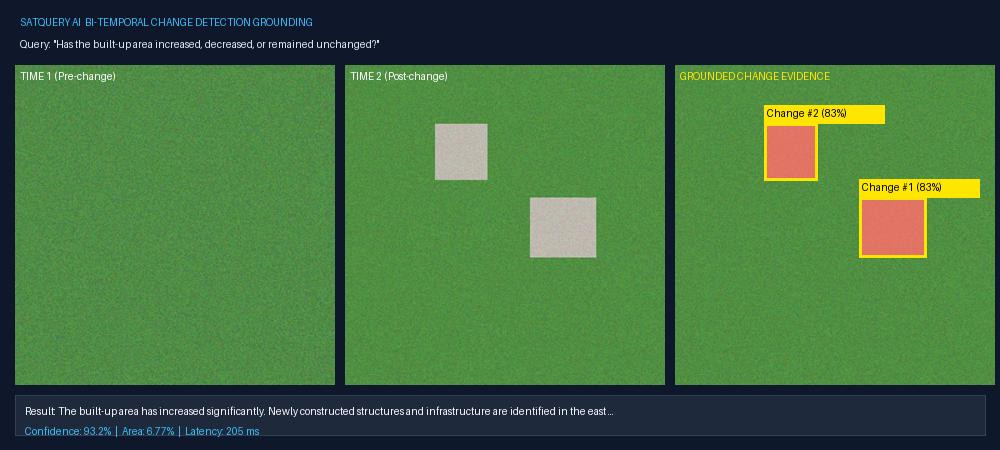
#> input picture change_evidence.png, 1000 x 450 px
$ python -i images.py   (imports and definitions only)
#> lines starting #> are read from the running program, lines starting #| are printed output that depends on the picture
#> further down, picture is the input picture: PIL image 1000x450 RGB; mean R, G, B 67.9, 108.7, 63.7
"""Upload decoding, compatibility checking, and VLM-ready encoding.

Covers the problem statement's "input upload and compatibility checking" step:
uploads are GeoTIFF, TIFF, PNG or JPEG images, pairs must be spatially
corresponding, and every raster is normalised into an 8-bit RGB PNG data URI
before it reaches a vision-language model. Only a GeoTIFF carries
georeferencing; other formats are analysed in pixel space.
"""

from __future__ import annotations

import base64
import io
import math
from dataclasses import dataclass

from PIL import Image, ImageOps, UnidentifiedImageError

from schemas import ImageInfo, Modality

# GeoTIFF is a TIFF with extra tags, so Pillow reports both as "TIFF"; the
# georeferencing-tag check below is what separates a GeoTIFF from a plain TIFF.
ALLOWED_FORMATS = {"TIFF", "PNG", "JPEG"}

ALLOWED_EXTENSIONS = {
    ".tif",
    ".tiff",
    ".png",
    ".jpg",
    ".jpeg",
}

SUPPORTED_DESCRIPTION = "a GeoTIFF, TIFF, PNG or JPEG image"

# GeoTIFF private tags. Presence of either means the raster carries a CRS and
# a pixel-to-world transform, i.e. it is georeferenced rather than a plain TIFF.
_TAG_GEO_KEY_DIRECTORY = 34735
_TAG_MODEL_PIXEL_SCALE = 33550
_TAG_MODEL_TIEPOINT = 33922

# GeoKeys used to turn the pixel scale into metres.
_KEY_MODEL_TYPE = 1024          # 1 = projected, 2 = geographic (lat/lon)
_KEY_PROJ_LINEAR_UNITS = 3076   # EPSG unit code of a projected CRS
_MODEL_PROJECTED, _MODEL_GEOGRAPHIC = 1, 2
_UNIT_TO_METRES = {9001: 1.0, 9002: 0.3048, 9003: 0.3048006096}
_METRES_PER_DEGREE_LAT = 110_574.0
_METRES_PER_DEGREE_LON_EQUATOR = 111_320.0

# Pair sizes are allowed to differ by this fraction and still count as
# co-registered; anything beyond it is very unlikely to be the same footprint.
_ASPECT_TOLERANCE = 0.02

# Longest edge of the JPEG preview handed back to the client.
PREVIEW_MAX_EDGE_PX = 768

# Percentile trimmed from each end of the histogram when stretching a >8-bit
# raster. A handful of bright scatterers (urban double-bounce in SAR, specular
# water glint in optical) otherwise compress the whole scene into a few levels.
_STRETCH_CUTOFF_PCT = 1


class ImageValidationError(ValueError):
    """Raised when an upload cannot be used for analysis."""


# [9 lines that did not run here, left out]


# [28 lines that did not run here, left out]


def _is_georeferenced(image: Image.Image) -> bool:
    tags = getattr(image, "tag_v2", None)
    if tags is None:
        return False
    return any(
        tag in tags
        for tag in (_TAG_GEO_KEY_DIRECTORY, _TAG_MODEL_PIXEL_SCALE, _TAG_MODEL_TIEPOINT)
    )


def _geo_keys(tags) -> dict[int, int]:
    """GeoKey id -> inline value from the GeoKeyDirectory tag."""
    directory = tags.get(_TAG_GEO_KEY_DIRECTORY)
    if not directory or len(directory) < 4:
        return {}
    keys: dict[int, int] = {}
    for offset in range(4, 4 + 4 * int(directory[3]), 4):
        key_id, location, _count, value = directory[offset : offset + 4]
        if location == 0:  # value stored inline
            keys[int(key_id)] = int(value)
    return keys


def ground_sample_distance(image: Image.Image) -> float | None:
    """Metres per pixel of a GeoTIFF, from its pixel scale and CRS type.

    Projected CRSs give the scale in linear units (usually metres). Geographic
    CRSs give it in degrees, converted at the latitude of the tie point. Any
    other or incomplete georeferencing yields None rather than a guess.
    """
    tags = getattr(image, "tag_v2", None)
    scale = tags.get(_TAG_MODEL_PIXEL_SCALE) if tags is not None else None
    if not scale or len(scale) < 2 or scale[0] <= 0 or scale[1] <= 0:
        return None
    keys = _geo_keys(tags)
    model_type = keys.get(_KEY_MODEL_TYPE)
    if model_type == _MODEL_PROJECTED:
        factor = _UNIT_TO_METRES.get(keys.get(_KEY_PROJ_LINEAR_UNITS, 9001))
        return None if factor is None else (scale[0] + scale[1]) / 2 * factor
    if model_type == _MODEL_GEOGRAPHIC:
        tiepoint = tags.get(_TAG_MODEL_TIEPOINT)
        latitude = float(tiepoint[4]) if tiepoint and len(tiepoint) >= 6 else 0.0
        x = scale[0] * _METRES_PER_DEGREE_LON_EQUATOR * math.cos(math.radians(latitude))
        y = scale[1] * _METRES_PER_DEGREE_LAT
        return (x + y) / 2
    return None


def _stretch_high_bit_depth(image: Image.Image) -> Image.Image:
    """Linearly rescale a >8-bit raster into 8-bit greyscale.

    Converting straight to ``L`` *clips* at 255 rather than rescaling, so a
    16-bit Sentinel product — DN values run to five figures — arrives as a
    near-white blob, and a float sigma0 raster in dB (negative values) as pure
    black. Map the actual data range onto 0-255 first, then autocontrast with a
    small percentile cutoff to drop outliers.
    """
    # I;16 variants cannot be fed to point() directly; widening to "I" (32-bit
    # int) is lossless. Float rasters stay in "F" so that reflectance in 0..1
    # and backscatter in dB are not truncated to a couple of integer levels.
    wide = image if image.mode == "F" else image.convert("I")
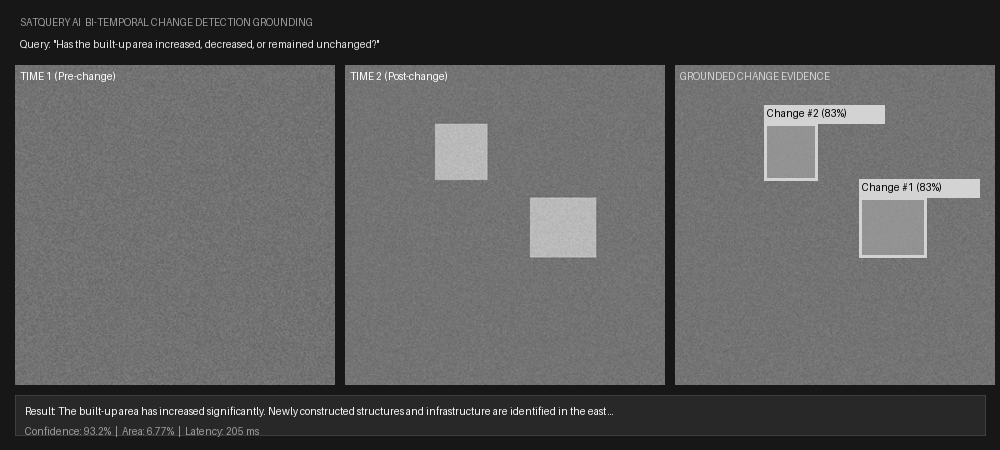
#> wide: PIL image 1000x450 I; min 5, max 255, mean 91.5
    low, high = wide.getextrema()
#> low = 5; high = 255
    if high <= low:
        # Constant raster: nothing to stretch, and the scale below would divide
        # by zero.
        return Image.new("L", wide.size, 0)

    scale = 255.0 / (high - low)
#> scale = 1.02
    # point() keeps reporting mode "I" here, but the values it produces are
    # already inside 0..255, so the convert is lossless.
    rescaled = wide.point(lambda value: (value - low) * scale).convert("L")
    return ImageOps.autocontrast(rescaled, cutoff=_STRETCH_CUTOFF_PCT)
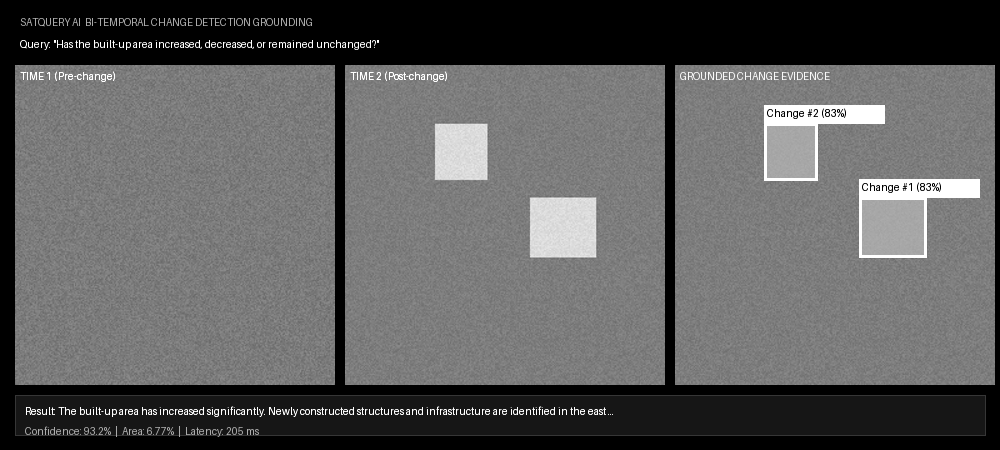
#> returned value: PIL image 1000x450 L; min 0, max 255, mean 92.3


# [156 lines left out: functions _to_display_rgb, prepare_upload, check_pair_compatibility, not called in this run]

>>> from PIL import Image
>>> picture = Image.open('../../change_evidence.png')
>>> result = _stretch_high_bit_depth(picture)
